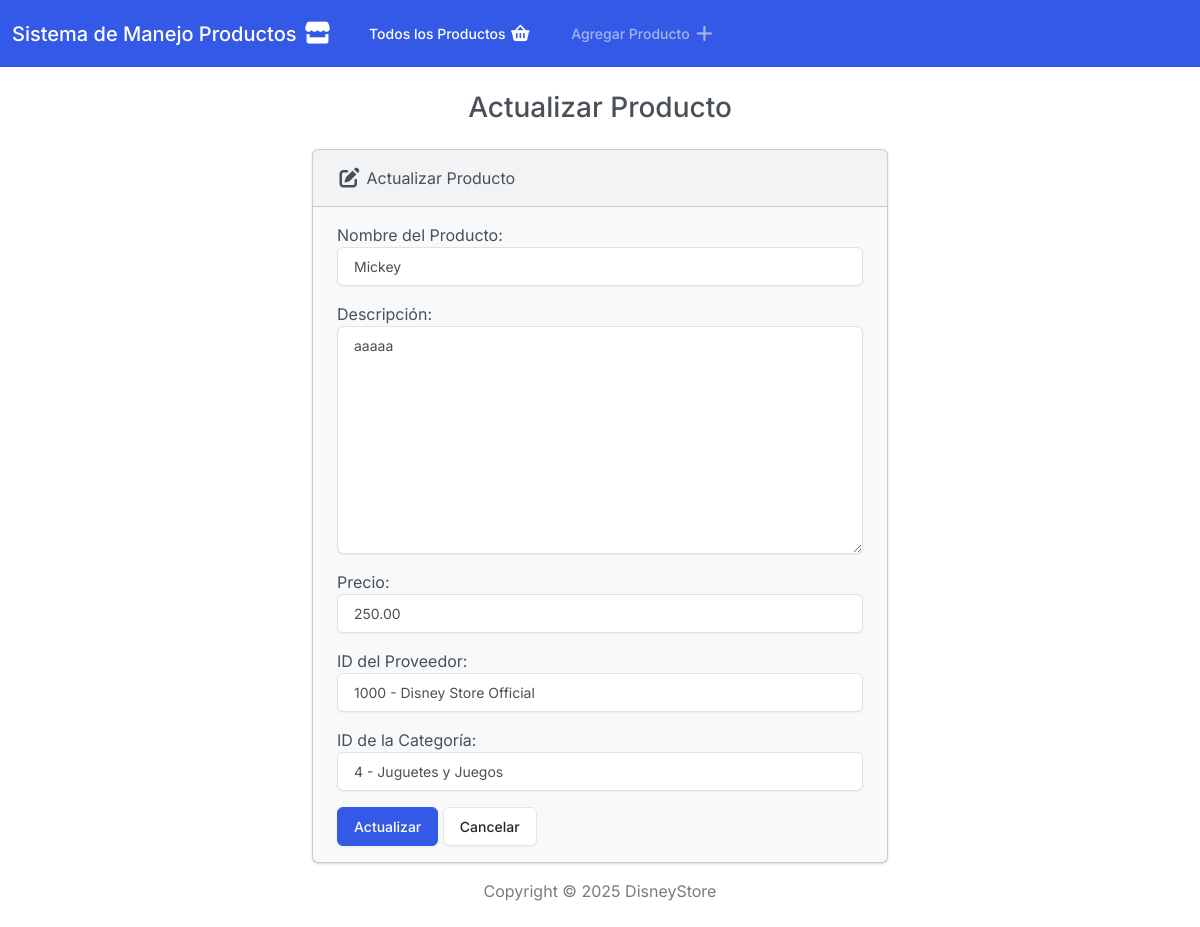
The page /editar/8 on the database its author committed.
### app_productos/models.py (models this page shows, shortened)
class producto(models.Model):
    CATEGORIAS = [
        (1, 'Peluches y Muñecos'),
        (2, 'Ropa y Vestuario Disney'),
        (3, 'Figuras Coleccionables'),
        (4, 'Juguetes y Juegos'),
        (5, 'Accesorios y Bolsos'),
        (6, 'Hogar Disney'),
        (7, 'Artículos de Parque (Parks)'),
        (8, 'Edición Limitada / Coleccionista'),
    ]
    PROVEEDORES = [
        (1000, 'Disney Store Official'),
        (2000, 'Disney Parks Merch'),
        (3000, 'Marvel Collection Supplier'),
        (4000, 'Pixar Merch Partner'),
        (5000, 'Star Wars Emporium'),
        (6000, 'Disney Licensing Partner'),
        (7000, 'Disney Outlet / Clearance'),
        (8000, 'Tienda Colaboraciones Especiales'),
    ]
    id = models.AutoField(primary_key=True)
    nombre = models.CharField(max_length=100, unique=True)
    descripcion = models.TextField()
    precio = models.DecimalField(max_digits=10, decimal_places=2)
    proveedor_id = models.IntegerField(choices=PROVEEDORES, null=True, blank=True)
    categoria_id = models.IntegerField(choices=CATEGORIAS, null=True, blank=True)
    fecha_anadido = models.DateTimeField(auto_now_add=True, null=True, blank=True)

### app_productos/views.py (the view)
# urls.py: path('editar/<int:id>', views.editar, name='editar'),
def editar(request, id):
    if request.method == 'POST':
        product = producto.objects.get(pk=id)
        form = ProductoForm(request.POST, instance=product)
        if form.is_valid():
            form.save()
            return render(request, 'app_productos/editar.html', {
                'form': form,
                'success': True
            })
    else:
        product = producto.objects.get(pk=id)
        form = ProductoForm(instance=product)
    return render(request, 'app_productos/editar.html', {
        'form': form,
        'success': False
    })

### app_productos/forms.py
class ProductoForm(forms.ModelForm):
    class Meta:
        model = producto
        fields = ['nombre', 'descripcion', 'precio', 'proveedor_id', 'categoria_id']
        labels = {
            'nombre': 'Nombre del Producto',
            'descripcion': 'Descripción',
            'precio': 'Precio',
            'proveedor_id': 'ID del Proveedor',
            'categoria_id': 'ID de la Categoría',
        }
        widgets = {
            'nombre': forms.TextInput(attrs={'class': 'form-control'}),
            'descripcion': forms.Textarea(attrs={'class': 'form-control'}),
            'precio': forms.NumberInput(attrs={'class': 'form-control'}),
            'proveedor_id': forms.Select(attrs={'class': 'form-control'}),
            'categoria_id': forms.Select(attrs={'class': 'form-control'}),
        }
    def __init__(self, *args, **kwargs):
        super().__init__(*args, **kwargs)
        self.fields['proveedor_id'].choices = [
            (id, f"{id} - {label}") for id, label in self._meta.model.PROVEEDORES
        ]
        self.fields['categoria_id'].choices = [
            (id, f"{id} - {label}") for id, label in self._meta.model.CATEGORIAS
        ]

### app_productos/templates/app_productos/editar.html (shortened to what this page needs)
{% extends "app_productos/base.html" %}
{% block body %}
  <h3 class="text-center m-4">Actualizar Producto</h3>
  {% if success %}
    <div class="alert alert-success" role="alert">
      El producto ha sido actualizado exitosamente.
      <a href="{% url 'index' %}" class="alert-link">Ir A Pagina Principal.</a>
    </div>
  {% else %}
    <div class="row justify-content-center">
      <div class="col-6">
        <div class="card bg-light mb-3">
          <div class="card-header">
            <i class="fa-solid fa-pen-to-square fa-lg"></i> Actualizar Producto
          </div>
          <div class="card-body">
            <form action="" method="POST">
              {{ form.as_p }}
              <button type="submit" class="btn btn-primary">Actualizar</button>
              <a href="{% url 'index' %}" class="btn btn-secondary">Cancelar</a>
            </form>
          </div>
        </div>
      </div>
    </div>
  {% endif %}
{% endblock %}

### rows shown on the page
producto: nombre "Mickey", descripcion "aaaaa", precio "250.00", proveedor_id "1000 - Disney Store Official", categoria_id "4 - Juguetes y Juegos"
